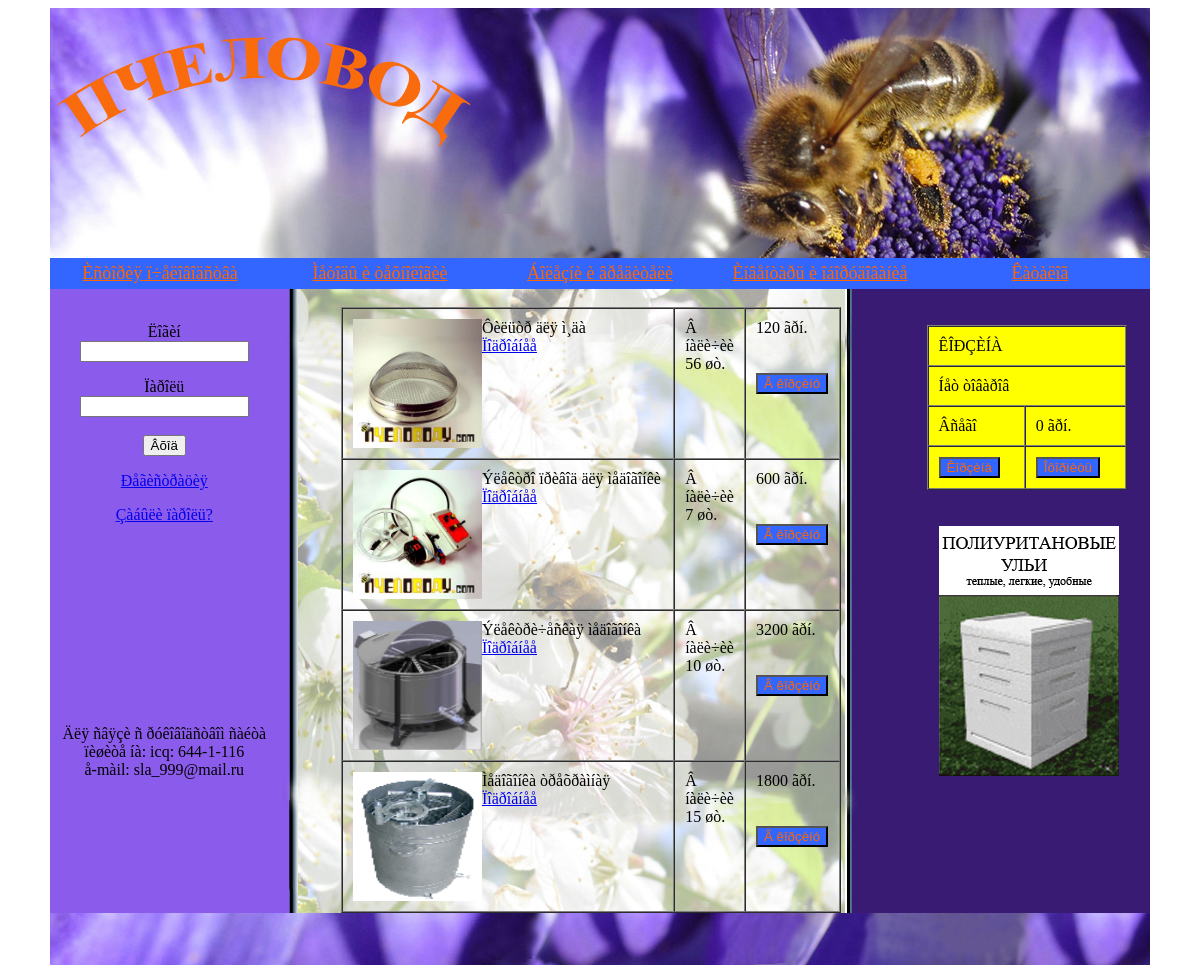
/index57.php, run on the app's committed database.
### tables this page shows
CREATE TABLE IF NOT EXISTS `price` (
  `id` int(5) NOT NULL AUTO_INCREMENT,
  `name` char(200) DEFAULT NULL,
  `price` char(10) DEFAULT NULL,
  `quantity` int(5) DEFAULT NULL,
  `detail` char(200) DEFAULT NULL,
  `file_name` char(200) DEFAULT NULL,
  PRIMARY KEY (`id`)
);

### index57.php (the view, shortened to what this page needs)
<!DOCTYPE html PUBLIC "-//W3C//DTD XHTML 1.0 Strict//EN"
    "http://www.w3.org/TR/xhtml1/DTD/xhtml1-strict.dtd">
<html xmlns="http://www.w3.org/1999/xhtml">
<head>
  <link rel="stylesheet" href="mmstyle.css" type="text/css" media="screen" />
</head>
<body>
    <table align="center" style=" table-layout:  auto" width="1100" border="0px" cellpadding="0" cellspacing="0" border="0" background="image/fon.jpg" bordercolorlight="#000000">
      <tr>
        <td colspan="3"><img src="image/baner.jpg" width="1100" height="250" align="top" alt="" />
         <div id="mainmenu">
                <ul id="nav">
                  <li><a href="#">Èñòîðèÿ ï÷åëîâîäñòâà</a>
                  </li>
                  <li><a href="#">Ìåòîäû è òåõíîëîãèè</a>
                  </li>
                  <li><a href="#">Áîëåçíè è âðåäèòåëè</a>
                  </li>
                  <li><a href="#">Èíâåíòàðü è îáîðóäîâàíèå</a>
                  </li>
                  <li><a href="#">Êàòàëîã</a>
                  </li>
                </ul>
            </div>
        </td>
      </tr>
      <tr>
        <td width="360" height="100" align="center" valign="top"><br>
            <?php
                if(isset($_SESSION['from1']))
                {
                    echo "Çäðàñòâóéòå, ".$_SESSION['from1']."!";
                    echo "<form action=\"index.php\" method=\"get\"><br><br>";
                    echo "<input type=\"submit\" name=\"sub\" value=\"Âûõîä\"/></p></form>";
                    if(isset($_GET['sub']))
                    {
                        session_destroy();
                    }
                }
                else
                {
                     echo "<form action=\"key.php\" method=\"get\">";
                     echo "<p align=\"center\"><label for=\"username\">Ëîãèí</label><br/>";
                     echo "<input name=\"username\" type=\"text\" size=\"18\"/></p>";
                     echo "<p align=\"center\"><label for=\"passwd\">Ïàðîëü</label><br/>";
                     echo "<input name=\"passwd\" type=\"password\" size=\"18\"/><br/><br>";
                     echo "<input type=\"submit\" name=\"sub\" value=\"Âõîä\"/></p>";
                     echo "<p align=\"center\"><a href=\"registr.php\">Ðåãèñòðàöèÿ</a><br/>";
                     echo "<p align=\"center\"><a href=\"#\">Çàáûëè ïàðîëü?</a><br/>";
                     echo "</form>";
                }
            ?>
        </td>
        <td rowspan="2" width="900" align="center">
        <br>
        <table align="center" border="1" bordercolorlight="#000000" width="500" cellspacing="0" cellpadding="10" >
          <tr>
            <td>
                <?php
                  $sum=0;$qaunt_tov=0;$res1 = 0;
                  $host="localhost";
                  $link = mysql_connect($host,"root") or die(mysql_errno($link).mysql_error($link));
                  $rez = mysql_query("select * from price") or die(mysql_errno($link).mysql_error($link));
                  $file_name = mysql_result($rez,21,"file_name");
                  echo "<img src=\"".$file_name."\"width=\"129\" height=\"129\" align=\"left\">";
                  echo mysql_result($rez,21,"name");
                  echo "<br><a href=\"#\">"."Ïîäðîáíåå"."</a>";
                ?>
            </td>
            <td valign="top" width="30">
            <?php
                $quantity = mysql_result($rez,21,"quantity");
                if($quantity>0){echo "Â íàëè÷èè<br>".$quantity." øò.";}
                else{echo "Íåò â íàëè÷èè";}
            ?>
            </td>
            <td valign="top">
            <?php
                $price = mysql_result($rez,21,"price");
                echo $price." ãðí.";
            ?>
            <form action="#" method="post">
            <br><br><input type="submit" name="korzina" value="Â êîðçèíó" size="6" style="background-color: #3366FF; color: #FF6600"/></form>
            </td>
          </tr>
          <tr>
            <td>
            <?php
                $file_name = mysql_result($rez,22,"file_name");
                echo "<img src=\"".$file_name."\"width=\"129\" height=\"129\" align=\"left\">";
                echo mysql_result($rez,22,"name");
                echo "<br><a href=\"#\">"."Ïîäðîáíåå"."</a>";
            ?>
            </td>
            <td valign="top">
            <?php
                $quantity = mysql_result($rez,22,"quantity");
                if($quantity>0){echo "Â íàëè÷èè<br>".$quantity." øò.";}
                else{echo "Íåò â íàëè÷èè";}
            ?>
            </td>
            <td valign="top">
            <?php
                $price = mysql_result($rez,22,"price");
                echo $price." ãðí.";
            ?>
            <form action="#" method="post">
            <br><br><input type="submit" name="korzina1" value="Â êîðçèíó" size="6" style="background-color: #3366FF; color: #FF6600"/></form>
            </td>
          </tr>
        <tr>
            <td>
            <?php
                $file_name = mysql_result($rez,23,"file_name");
                echo "<img src=\"".$file_name."\"width=\"129\" height=\"129\" align=\"left\">";
                echo mysql_result($rez,23,"name");
                echo "<br><a href=\"#\">"."Ïîäðîáíåå"."</a>";
            ?>
            </td>
            <td valign="top">
            <?php
                $quantity = mysql_result($rez,23,"quantity");
                if($quantity>0){echo "Â íàëè÷èè<br>".$quantity." øò.";}
                else{echo "Íåò â íàëè÷èè";}
            ?>
            </td>
            <td valign="top">
            <?php
                $price = mysql_result($rez,23,"price");
                echo $price." ãðí.";
            ?>
            <form action="#" method="post">
            <br><br><input type="submit" name="korzina3" value="Â êîðçèíó" size="6" style="background-color: #3366FF; color: #FF6600"/></form>
            </td>
          </tr>
          <tr>
            <td>
            <?php
                $file_name = mysql_result($rez,24,"file_name");
                echo "<img src=\"".$file_name."\"width=\"129\" height=\"129\" align=\"left\">";
                echo mysql_result($rez,24,"name");
                echo "<br><a href=\"#\">"."Ïîäðîáíåå"."</a>";
            ?>
            </td>
            <td valign="top">
            <?php
                $quantity = mysql_result($rez,24,"quantity");
                if($quantity>0){echo "Â íàëè÷èè<br>".$quantity." øò.";}
                else{echo "Íåò â íàëè÷èè";}
            ?>
            </td>
            <td valign="top">
            <?php
                $price = mysql_result($rez,24,"price");
                echo $price." ãðí.";
            ?>
            <form action="#" method="post">
            <br><br><input type="submit" name="korzina4" value="Â êîðçèíó" size="6" style="background-color: #3366FF; color: #FF6600"/></form>
            </td>
          </tr>
        </table>
        </td>
        <td rowspan="2" width="350" valign="top" align="center"><br><br>
        <table align="center" border="1" bordercolorlight="#000000" width="200" cellspacing="0" cellpadding="10" bgcolor="#FFFF00">
          <tr>
            <td colspan="2">ÊÎÐÇÈÍÀ</td>
          </tr>
          <tr>
            <td colspan="2">
            <?php
            if($sum>0)
            {
             ++$qaunt_tov;
             echo $qaunt_tov." òîâ.";
             $_SESSION["qaunt_tov1"]=$qaunt_tov;
            }
            else
            {
              echo "Íåò òîâàðîâ";
            }
            ?>
            </td>
          </tr>
          <tr>
            <td>Âñåãî</td>
            <td>
            <?php
                  if($sum>0)
                  {
                  $res1 = $sum+$res1;
                  echo $res1." ãðí.";
                  $_SESSION["res11"]=$res1;
                  $name_rec1 = $name_rec;
                  $quant_rec=1;
                  $price_rec1 = $price_rec;
                  $db_name1="mybase";
                  $table1="temp";
                  $host1="localhost";
                  $link1 = mysql_connect($host1,"root") or die(mysql_errno($link1).mysql_error($link1));
                  $db1 = mysql_select_db($db_name1,$link1) or die(mysql_errno($link1).mysql_error($link1));
                  $sql1 = "INSERT INTO temp(id,name,quantity,price) VALUES('$qaunt_tov','$name_rec1','$quant_rec','$price_rec1')";
                  $rez1 = mysql_query($sql1,$link1);
                  }
                  else
                  {
                    echo "0 ãðí.";
                  }
            ?>
            </td>
          </tr>
          <tr>
            <td><form action="korzina.php" method="post"><input type="submit" name="korzina_rez" value="Êîðçèíà" size="6" style="background-color: #3366FF; color: #FF6600"/></form></td>
            <td><form action="check.php" method="post"><input type="submit" name="form" value="Îôîðìèòü" size="20" style="background-color: #3366FF; color: #FF6600"/></form></td>
          </tr>
        </table>
        <br><br>
        &nbsp;<a href="#"><img src="image/ppu.jpg" width="180" height="250" alt="" /></a>
        </td>
      </tr>
      <tr>
        <td height="300" align="center"><br>
           Äëÿ ñâÿçè ñ ðóêîâîäñòâîì ñàéòà ïèøèòå íà:
            icq: 644-1-116<br>
                å-màil: sla_999@mail.ru
        </td>
      </tr>
    </table>
    <table align="center" width="1100" height="52" cellpadding="0" cellspacing="0" background="image/down.jpg">
      <tr>
        <td align="right">
        </td>
      </tr>
    </table>
</body>
</html>

### mmstyle.css (style rules this page uses)
#mainmenu { float:left; }
#mainmenu ul { margin: 0; padding: 0; list-style: none; }
#mainmenu ul li { position: relative; float:left; }
#mainmenu ul li a { float:left; color: #FF6600; width:220px; font-stretch: wider; font: bold; font-size:18px; padding: 5px 0 5px 0; text-align:center; background: #3366FF; }

### data on the page
price: file_name (picture), name "Ôèëüòð äëÿ ì¸äà", quantity "56", price "120"
price: file_name (picture), name "Ýëåêòðî ïðèâîä äëÿ ìåäîãîíêè", quantity "7", price "600"
price: file_name (picture), name "Ýëåêòðè÷åñêàÿ ìåäîãîíêà", quantity "10", price "3200"
price: file_name (picture), name "Ìåäîãîíêà òðåõðàìíàÿ", quantity "15", price "1800"
